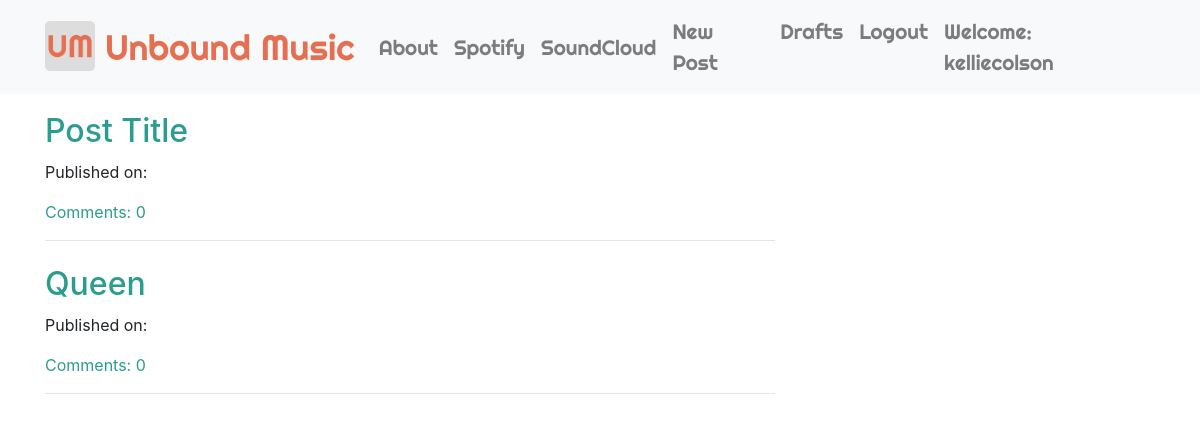
Page /drafts/ (signed in) on the committed database.
### blog/models.py (models this page shows, shortened)
class Post(models.Model):
    author = models.ForeignKey('auth.User', on_delete = models.CASCADE)
    title = models.CharField(max_length = 200)
    text = models.TextField()
    created_date = models.DateTimeField(default = timezone.now)
    published_date = models.DateTimeField(blank = True, null = True)
    iFrameURL = models.CharField(max_length = 200, null = True, blank = True)
    def approve_comments(self):
        return self.comments.filter(approved_comment = True)

### blog/views.py (the view)
# urls.py: url(r'^drafts/$', views.DraftListView.as_view(), name = 'post_draft_list'),
class DraftListView(LoginRequiredMixin, ListView):
    login_url = '/login/'
    redirect_field_name = 'blog/post_list.html'
    model = Post
    def get_queryset(self):
        return Post.objects.filter(published_date__isnull = True).order_by('created_date')

### blog/templates/blog/post_list.html
{% extends "blog/base.html" %}
{% block content %}
<div class="centerstage">
  {% for post in post_list %}
    <div class="post">
      <h1><a class="postlisttitle" href="{% url 'post_detail' pk=post.pk %}">{{ post.title }}</a></h1>
      <div class="date">
        <p>Published on: {{post.published_date|date:"D M Y"}}</p>
      </div>
      <a class="postlistcomment" href="{% url 'post_detail' pk=post.pk %}">Comments: {{post.approve_comments.count}}</a>
      <hr>
    </div>
  {% endfor%}
</div>
{% endblock %}

### blog/templates/blog/base.html (shortened to what this page needs)
<!DOCTYPE html>
{% load static %}
<html lang="en" dir="ltr">
  <head>
    <link rel="stylesheet" href="https://stackpath.bootstrapcdn.com/bootstrap/4.4.1/css/bootstrap.min.css">
    <link rel="stylesheet" href="//cdn.jsdelivr.net/npm/medium-editor@latest/dist/css/medium-editor.min.css" type="text/css" media="screen" charset="utf-8">
    <link rel="stylesheet" href="{% static 'css/blog.css' %}">
  </head>
  <body>
    <nav class="navbar navbar-expand-lg navbar-light bg-light navfont custom-navbar">
      <div class="container">
        <a class="navbar-brand bigbrand" href="{% url 'post_list' %}">
            <img src="/static/images/android-chrome-512x512.png" width="50" height="50" class="d-inline-block align-top" alt="">
            Unbound Music
        </a>
        <div class="collapse navbar-collapse" id="navbarNavAltMarkup">
          <div class="navbar-nav">
            <a class="nav-item nav-link" href="{% url 'about'%}"> About </a>
            <a class="nav-item nav-link" target="_blank" href="https://www.spotify.com"> Spotify </a>
            <a class="nav-item nav-link" target="_blank" href="https://www.SoundCloud.com"> SoundCloud </a>
          </div>
          <div class="navbar-nav ml-auto">
            {% if user.is_authenticated %}
                <a class="nav-item nav-link" href="{% url 'post_new'%}"> New Post </a>
                <a class="nav-item nav-link" href="{% url 'post_draft_list'%}"> Drafts </a>
                <a class="nav-item nav-link" href="{% url 'logout'%}"> Logout </a>
                <a class="nav-item nav-link"> Welcome: {{user.username}} </a>
              {% else %}
                <a class='nav-item nav-link' href="{% url 'login' %}"> Login </span></a>
            {% endif %}
          </div>
        </div>
      </div>
    </nav>
    <div class="content container">
      <div class="row">
        <div class="col-md-8">
          <div class="blog_posts">
            {% block content%}
            {% endblock %}
          </div>
        </div>
      </div>
    </div>
  </body>
</html>

### blog/static/css/blog.css (style rules this page uses)
.navfont { font-family: 'Righteous', cursive; font-size: 1.3em; margin-bottom: 10px; color: #F4A261 !important; }
.bigbrand { font-size: 1.7em; color: #E76F51 !important; }
.centerstage { margin-left: auto; margin-right: auto; }
.postlisttitle { font-size: 0.8em; color: #2A9D8F; }
.postlistcomment { color: #2A9D8F; }

### rows in the picture
Post: title "Post Title", approve_comments.count "0"
Post: title "Queen", approve_comments.count "0"

### other values in the picture
{{ user.username }} "kelliecolson"
